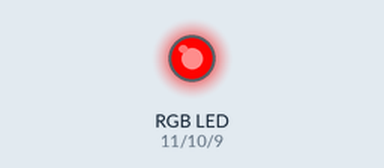
The sketch below on a simulated Arduino Uno, built with avr-gcc and run on an emulated ATmega328P. On the bench: an RGB LED mixed from three pins (HIGH = lit). Dim RGB values are drawn brighter than linear.

Above: at 0.05 s.
At 1.75 s:
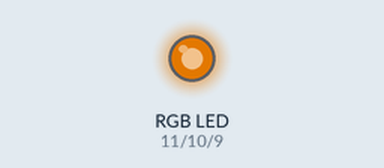
At 3.55 s:
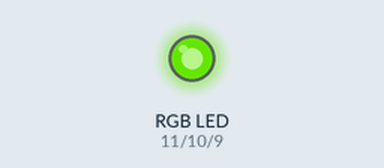
At 7.15 s:
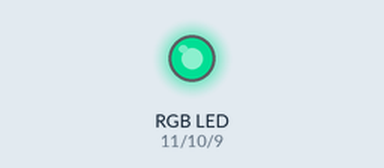
At 10.75 s:
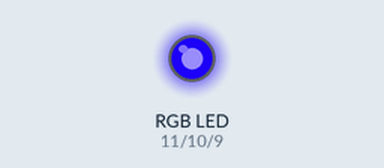
At 14.35 s:
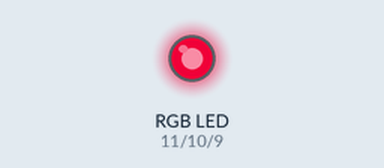
Timing chart, 0 to 19.9 s (numbered marks = the images above):
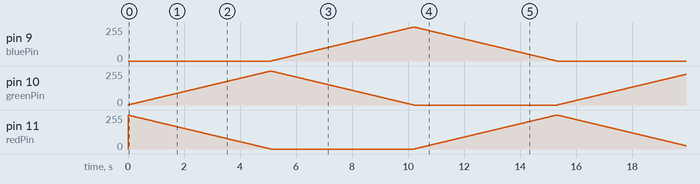

The sketch:

sketch.ino
```cpp
int redPin =11;
int greenPin = 10;
int bluePin =9;

void setup() {
  // put your setup code here, to run once:
setRgb(0,0,0);
pinMode(redPin, OUTPUT );
pinMode(greenPin, OUTPUT);
pinMode(bluePin, OUTPUT );
}

void loop() {
  // put your main code here, to run repeatedly:
int Rgb[3];
Rgb[0]=255;
Rgb[1]=0;
Rgb[2]=0;
for(int decrease =0; decrease <3; decrease+=1){
  int increase =(decrease ==2) ?0: decrease +1;
  for(int i=0; i<255; i+=1){
    Rgb[decrease]-=1;
    Rgb[increase]+=1;
    setRgb(Rgb[0],Rgb[1],Rgb[2]);
    delay(20);
  }
}
}
void setRgb(int red, int green, int blue){
  analogWrite(redPin, red);
  analogWrite(greenPin, green);
  analogWrite(bluePin, blue);
}
```
